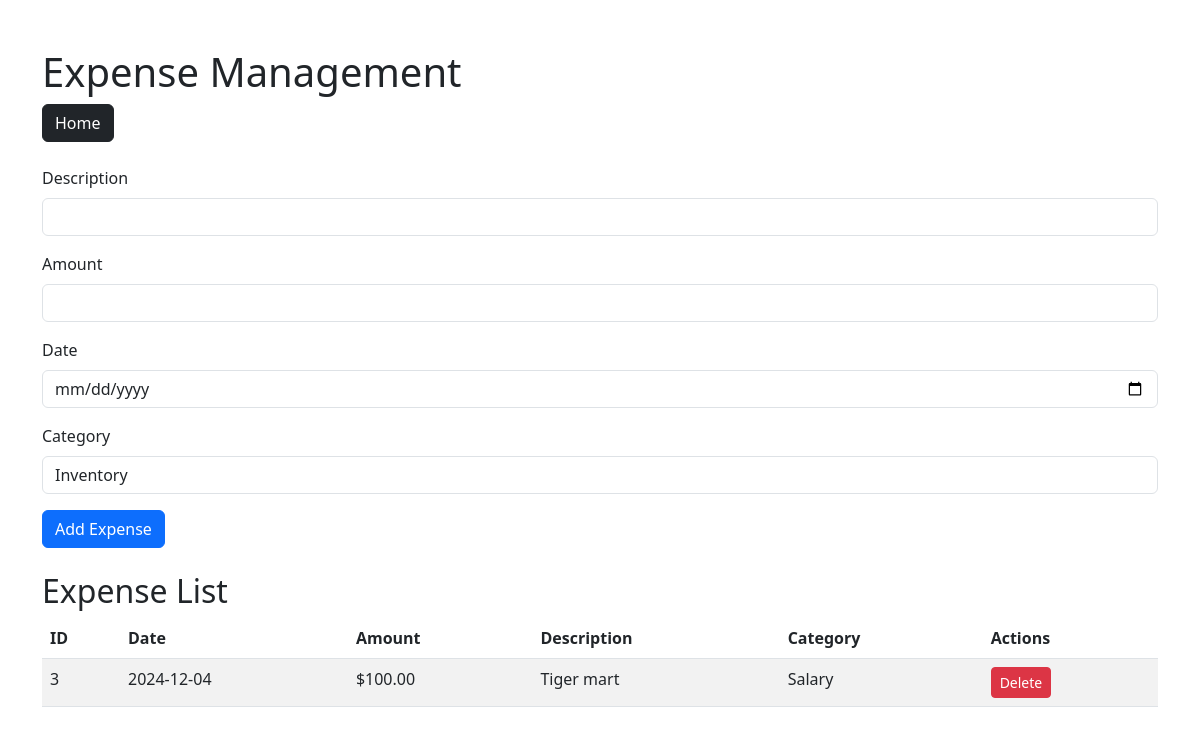
Page /expense_management on the committed database.
### tables this page shows
CREATE TABLE other_expenses (
    id INTEGER PRIMARY KEY AUTOINCREMENT,
    expense_date TEXT NOT NULL,
    amount REAL NOT NULL,
    description TEXT
, category TEXT);

### app.py (the view, shortened to what this page needs)
@app.route("/expense_management", methods=["GET", "POST"])
def expense_management():
    try:
        conn = sqlite3.connect("sales.db")
        cursor = conn.cursor()
        cursor.execute("""
            SELECT id, expense_date, amount, description, category
            FROM other_expenses
            ORDER BY expense_date DESC
        """)
        expenses = cursor.fetchall()
        conn.close()
        return render_template("expense_management.html", expenses=expenses)
    except Exception as e:
        return f"Error: {e}", 500

### templates/expense_management.html (shortened to what this page needs)
<!DOCTYPE html>
<html lang="en">
<head>
    <link href="https://cdn.jsdelivr.net/npm/bootstrap@5.3.0-alpha1/dist/css/bootstrap.min.css" rel="stylesheet">
</head>
<body>
    <div class="container mt-5">
        <h1>Expense Management</h1>
        <div class="mb-4">
            <a href="/" class="btn btn-dark">Home</a>
        </div>
        <form action="/expense_management" method="POST" class="mb-4">
            <div class="mb-3">
                <label for="description" class="form-label">Description</label>
                <input type="text" class="form-control" id="description" name="description" required>
            </div>
            <div class="mb-3">
                <label for="amount" class="form-label">Amount</label>
                <input type="number" class="form-control" id="amount" name="amount" required>
            </div>
            <div class="mb-3">
                <label for="expense_date" class="form-label">Date</label>
                <input type="date" class="form-control" id="expense_date" name="expense_date" required>
            </div>
            <div class="mb-3">
                <label for="category" class="form-label">Category</label>
                <select name="category" id="category" class="form-control" required>
                    <option value="Inventory">Inventory</option>
                </select>
            </div>
            <button type="submit" class="btn btn-primary">Add Expense</button>
        </form>
        <h2 class="mt-4">Expense List</h2>
        <table class="table table-striped">
            <thead>
                <tr>
                    <th>ID</th>
                    <th>Date</th>
                    <th>Amount</th>
                    <th>Description</th>
                    <th>Category</th>
                    <th>Actions</th>
                </tr>
            </thead>
            <tbody>
                {% for expense in expenses %}
                <tr>
                    <td>{{ expense[0] }}</td>
                    <td>{{ expense[1] }}</td>
                    <td>${{ "%.2f" | format(expense[2]) }}</td>
                    <td>{{ expense[3] }}</td>
                    <td>{{ expense[4] }}</td>
                    <td>
                        <form action="/delete_expense/{{ expense[0] }}" method="POST" style="display:inline;">
                            <button type="submit" class="btn btn-danger btn-sm">Delete</button>
                        </form>
                    </td>
                </tr>
                {% endfor %}
            </tbody>
        </table>
    </div>
</body>
</html>

### rows in the picture
other_expenses: id "3", expense_date "2024-12-04", amount "100.00", description "Tiger mart", category "Salary"
